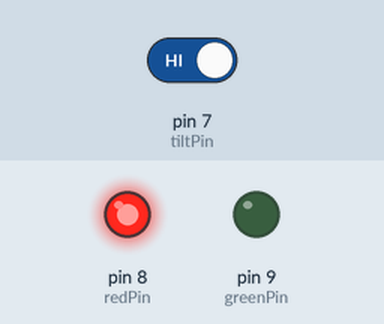
A sketch run on a simulated Arduino Uno, built with avr-gcc and run on an emulated ATmega328P. Shown: output pins drawn as LEDs (lit = HIGH). The inputs (shaded band) are chosen by the test bench; at power-on: pin 7 (tiltPin) HIGH. What the sketch prints to the serial monitor is not drawn.

Above: at 1.2 s.
1.3 s: pin 7 (tiltPin) driven LOW
At 2.5 s:
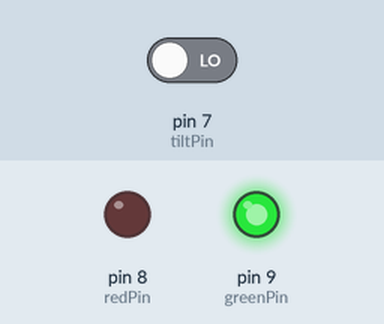
2.8 s: pin 7 (tiltPin) driven HIGH
At 3.7 s:
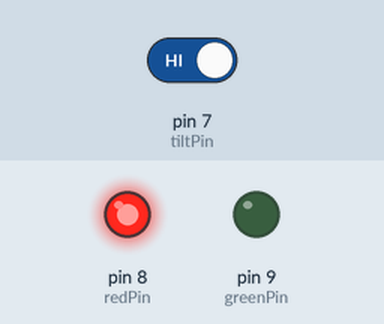
Timing chart, 0 to 5.8 s (numbered marks = the images above; inputs shaded):
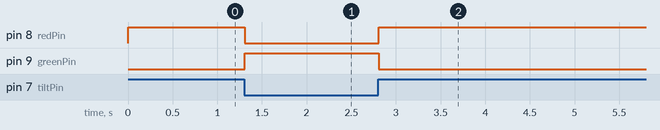

Measured:
- after the input at 1.3 s, pin 8 (redPin): HIGH → LOW at once; pin 9 (greenPin): LOW → HIGH at once
- after the input at 2.8 s, pin 8 (redPin): LOW → HIGH at once; pin 9 (greenPin): HIGH → LOW at once

The sketch:

tilt_switch_LEDS.ino.ino
```cpp
// C++ code
int tiltPin=7;
int tiltVal;
int redPin=8;
int greenPin=9;
void setup()
{
 pinMode(tiltPin,INPUT);
 digitalWrite(tiltPin,HIGH);
 Serial.begin(9600);
 pinMode(redPin,OUTPUT);
 pinMode(greenPin,OUTPUT);
}

void loop()
{
tiltVal = digitalRead(tiltPin);
Serial.println(tiltVal);
  if(tiltVal==1){
  digitalWrite(redPin,HIGH);
  digitalWrite(greenPin,LOW);
  }
  else {
  digitalWrite(greenPin,HIGH);
  digitalWrite(redPin,LOW);
  }
}
```
